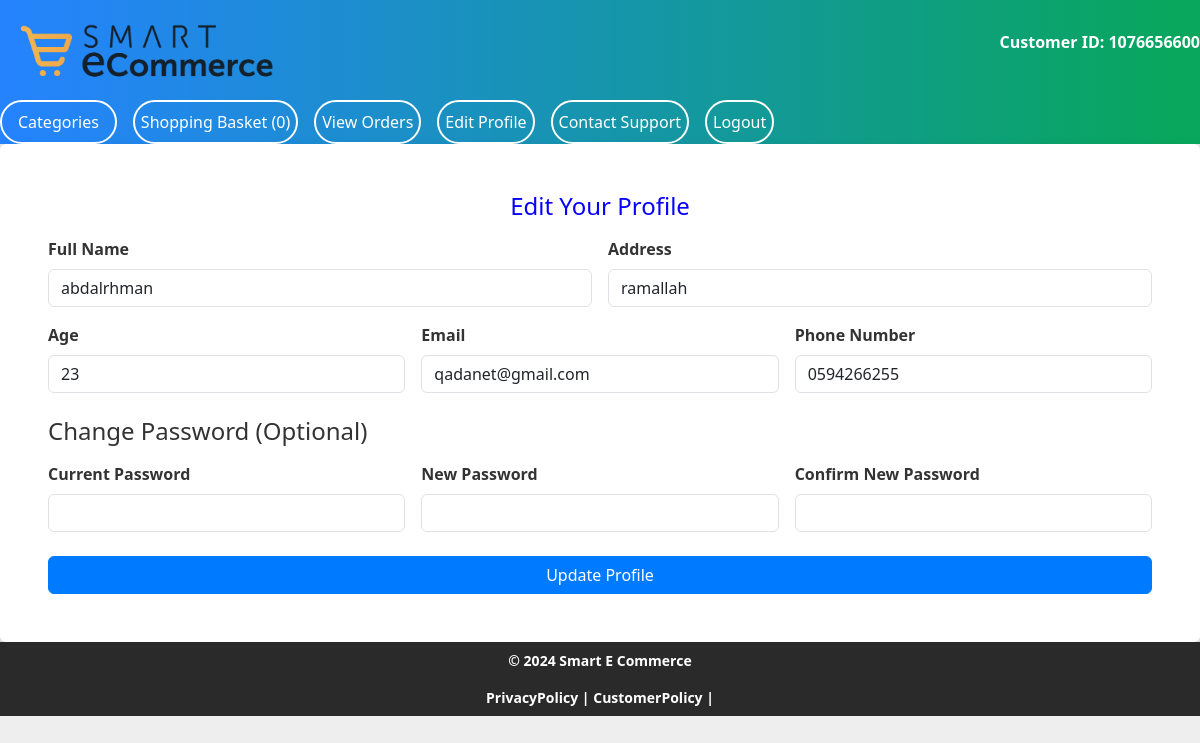
Screenshot of /customer_editProfile.php (signed in) with the database file from the repository.
### tables this page shows
CREATE TABLE `customer` (
  `customerID` varchar(10) NOT NULL,
  `Name` varchar(100) NOT NULL,
  `Address` varchar(200) NOT NULL,
  `Age` varchar(10) NOT NULL,
  `Email` varchar(100) NOT NULL,
  `PhoneNumber` varchar(10) NOT NULL,
  `SecurityQuestion` varchar(255) NOT NULL,
  `SecurityAnswer` varchar(255) NOT NULL,
  `created_at` timestamp NOT NULL DEFAULT CURRENT_TIMESTAMP
);

### customer_editProfile.php (the view, shortened to what this page needs)
<?php
require 'database.php';
$customerID = $_SESSION['customerID'];
$stmt = $pdo->prepare("SELECT * FROM customer WHERE customerID = :customerID");
$stmt->bindParam(':customerID', $customerID);
$stmt->execute();
$customer = $stmt->fetch(PDO::FETCH_ASSOC);
$logoSrc = "logo.png";
$shoppingBasketLink = "shopping_basket.php";
$shoppingBasketCount = isset($_SESSION['shopping_basket']) ? count($_SESSION['shopping_basket']) : 0;
$homepageLink = "customer_homepage.php";
?>
<!DOCTYPE html>
<html lang="en">
<head>
    <link href="https://cdn.jsdelivr.net/npm/bootstrap@5.3.0/dist/css/bootstrap.min.css" rel="stylesheet">
    <link rel="stylesheet" href="styles.css">
</head>
<body>
    <header>
        <a href="<?php echo htmlspecialchars($homepageLink); ?>">
            <img src="<?php echo htmlspecialchars($logoSrc); ?>" alt="E-Store Logo" class="img-fluid" style="max-height: 100px;">
        </a>
        <p>Customer ID: <?php echo htmlspecialchars($customerID); ?></p>
        <nav>
            <div class="dropdown">
                <button class="dropbtn">Categories</button>
            </div>
            <button type="button" onclick="window.location.href='<?php echo htmlspecialchars($shoppingBasketLink); ?>'">Shopping Basket (<?php echo htmlspecialchars($shoppingBasketCount); ?>)</button>
            <button type="button" onclick="window.location.href='customer_vieworder.php'">View Orders</button>
            <button type="button" onclick="window.location.href='customer_editProfile.php'">Edit Profile</button>
            <button type="button" onclick="window.location.href='customer_contactsupport.php'">Contact Support</button>
            <button type="button" onclick="window.location.href='logout.php'">Logout</button>
        </nav>
    </header>
    <div class="form-container bg-white p-5 shadow rounded">
        <h2 class="text-center">Edit Your Profile</h2>
        <form method="post">
            <div class="row g-3 mb-4">
                <div class="col-md-6">
                    <label for="name" class="form-label">Full Name</label>
                    <input type="text" name="name" id="name" class="form-control"
                        value="<?php echo htmlspecialchars($customer['Name'] ?? ''); ?>" required>
                </div>
                <div class="col-md-6">
                    <label for="address" class="form-label">Address</label>
                    <input type="text" name="address" id="address" class="form-control"
                        value="<?php echo htmlspecialchars($customer['Address'] ?? ''); ?>" required>
                </div>
                <div class="col-md-4">
                    <label for="age" class="form-label">Age</label>
                    <input type="number" name="age" id="age" class="form-control"
                        value="<?php echo htmlspecialchars($customer['Age'] ?? ''); ?>" required>
                </div>
                <div class="col-md-4">
                    <label for="email" class="form-label">Email</label>
                    <input type="email" name="email" id="email" class="form-control"
                        value="<?php echo htmlspecialchars($customer['Email'] ?? ''); ?>" required>
                </div>
                <div class="col-md-4">
                    <label for="phoneNumber" class="form-label">Phone Number</label>
                    <input type="tel" name="phoneNumber" id="phoneNumber" class="form-control"
                        value="<?php echo htmlspecialchars($customer['PhoneNumber'] ?? ''); ?>" required>
                </div>
            </div>
            <h4 class="mb-3">Change Password (Optional)</h4>
            <div class="row g-3">
                <div class="col-md-4">
                    <label for="currentPassword" class="form-label">Current Password</label>
                    <input type="password" id="currentPassword" name="currentPassword" class="form-control">
                </div>
                <div class="col-md-4">
                    <label for="newPassword" class="form-label">New Password</label>
                    <input type="password" id="newPassword" name="newPassword" class="form-control">
                </div>
                <div class="col-md-4">
                    <label for="confirmPassword" class="form-label">Confirm New Password</label>
                    <input type="password" id="confirmPassword" name="confirmPassword" class="form-control">
                </div>
            </div>
            <div class="d-grid mt-4">
                <button type="submit" class="btn btn-primary">Update Profile</button>
            </div>
        </form>
    </div>
    <footer class="footer">
        <div class="container">
            <p>&copy; 2024 Smart E Commerce</p>
            <a href="policy_privacy.php">PrivacyPolicy | </a>
            <a href="policy_customer.php">CustomerPolicy | </a>
        </div>
    </footer>
</body>
</html>

### styles.css (style rules this page uses)
body { font-family: 'Segoe UI', sans-serif; margin: 0; padding: 0; background-color: #eeeeee; color: #333; font-weight: bold; overflow-x: hidden; }
header img { max-height: 80px; margin-right: 20px; animation: pulse 2s infinite; }
header { background: linear-gradient(90deg, #2583ff, #08a75a); color: white; display: flex; justify-content: space-between; align-items: center; flex-wrap: wrap; box-shadow: 0 2px 10px rgba(0, 0, 0, 0.1); top: 0; z-index: 1000; }
header nav { display: flex; gap: 1rem; flex-wrap: wrap; justify-content: space-between; }
nav button { background: transparent; border: 2px solid white; color: white; font-size: 1rem; border-radius: 30px; cursor: pointer; transition: background 0.3s ease, color 0.3s ease; }
.dropdown { position: relative; display: inline-block; }
.dropbtn { background-color: transparent; color: white; border: 2px solid white; padding: 0.5rem 1rem; font-size: 1rem; border-radius: 25px; cursor: pointer; transition: background-color 0.3s ease; }
h2 { color: #0800ff; font-size: 1.5rem; margin-bottom: 1rem; }
footer { background-color: #2a2a2a; color: white; padding: 0.5rem; text-align: center; font-size: 0.875rem; }
footer a { color: white; text-decoration: none; }
.btn-primary { background-color: #007bff; border-color: #007bff; }

### rows the page displays
customer: name "abdalrhman", address "ramallah", age "23", email "qadanet@gmail.com", phoneNumber "0594266255"

### other values shown
$customerID "1076656600"
$shoppingBasketCount "0"
